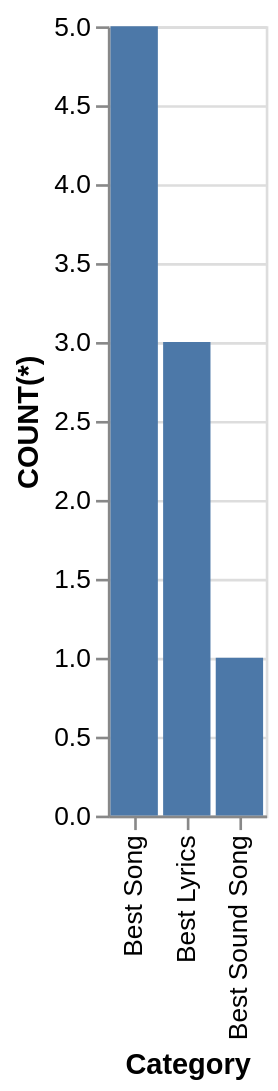

The specification (Vega-Lite) saved for this image:
### Vega-Lite specification from a JSON file in a GitHub repository (floating-point values rounded to 4 significant figures)
{"data": {"values": [{"x_data": "Best Song", "y_data": 5}, {"x_data": "Best Lyrics", "y_data": 3}, {"x_data": "Best Sound Song", "y_data": 1}]}, "mark": "bar", "encoding": {"x": {"field": "x_data", "type": "nominal", "title": "Category", "sort": {"op": "sum", "field": "y_data", "order": "descending"}}, "y": {"field": "y_data", "type": "quantitative", "title": "COUNT(*)"}}}
